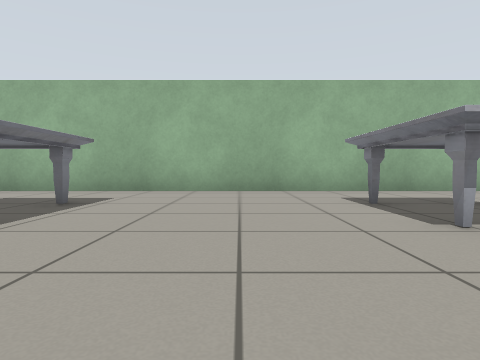
View 1 (above)

16 first-person views from a walk through a world built for the Gazebo simulator. The camera is 0.5 m above the floor, tilts 2° down and sees 75° across. The floor is counted in squares, 1 m on a side. Each view is taken from the middle of a square. On the plan, view 1 faces up. The plan holds only what a view shows up to about 9 squares ahead; the rest is blank.

View 2
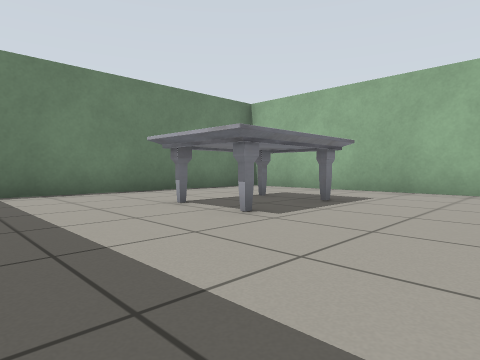

View 3
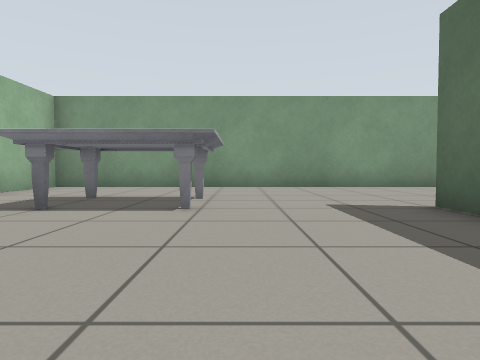

View 4
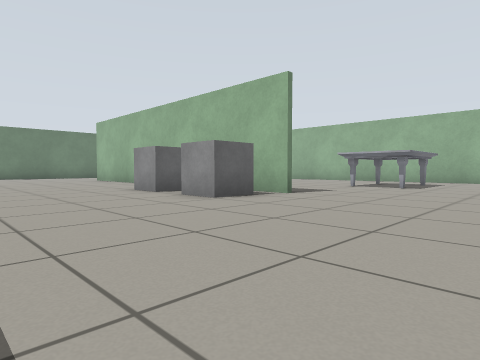

View 5
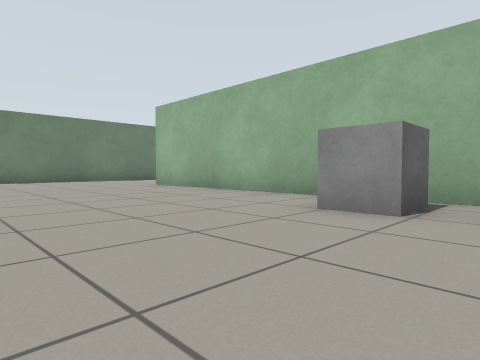

View 6
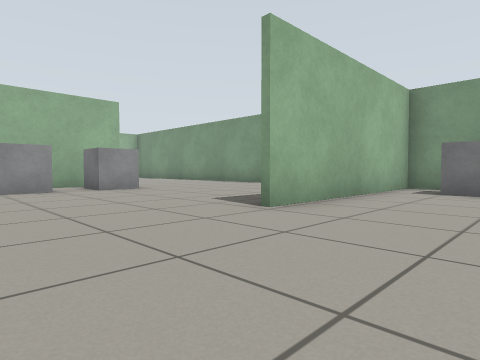

View 7
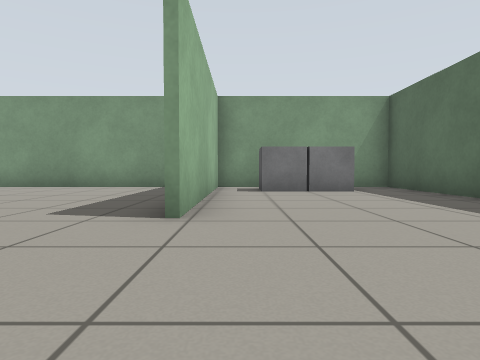

View 8
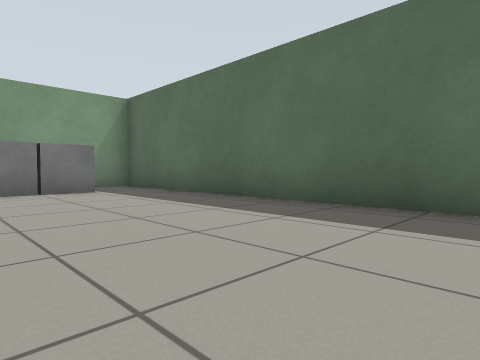

View 9
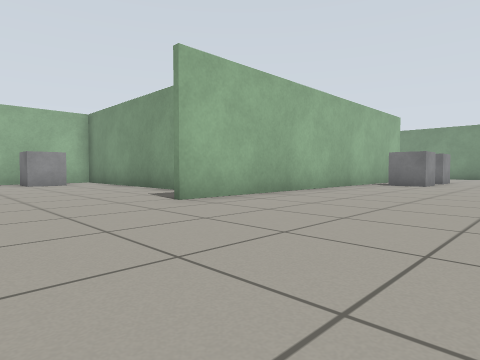

View 10
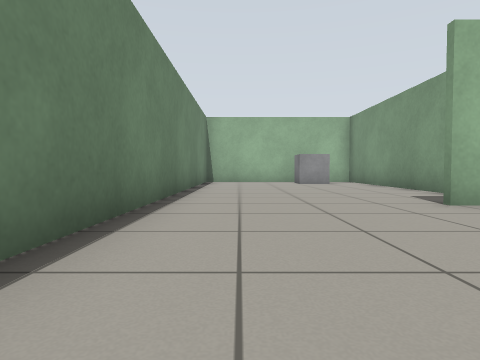

View 11
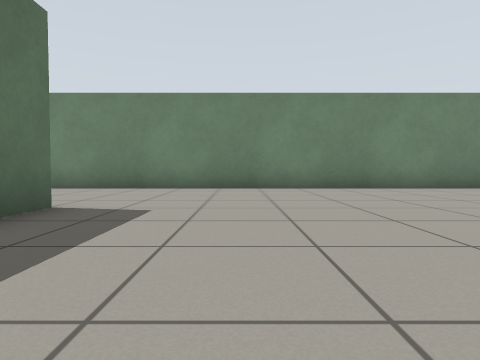

View 12
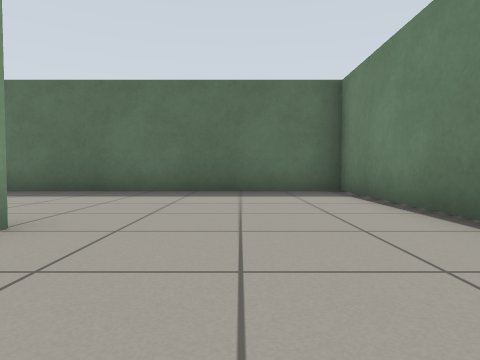

View 13
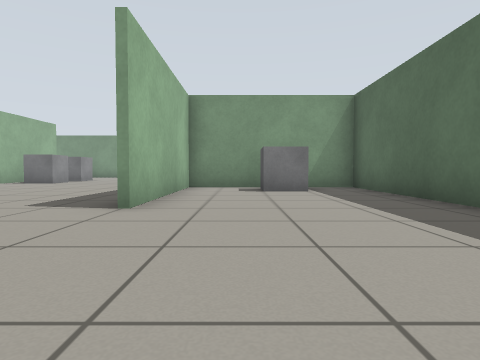

View 14
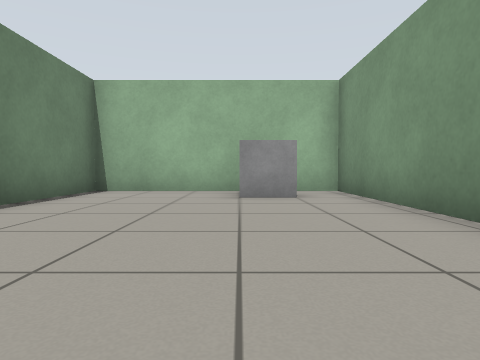

View 15
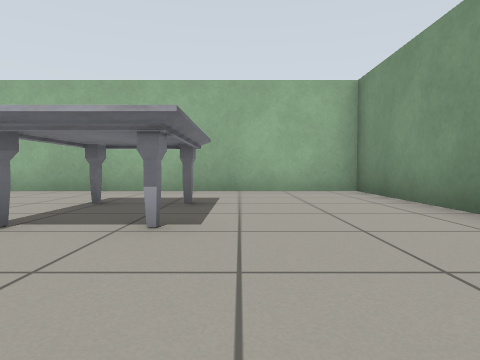

View 16
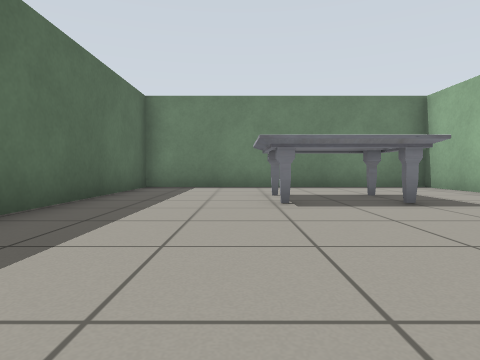

### Floor plan
Points are (right, up) in squares from view 1. A wall is a line through its corners. A room is listed if a view was taken in it or the views show most of it. See-through windows are left out.
Room 1 (views 1, 2, 3, 4, 5, 6, 7, 8, 9, 10, 11, 12, 13, 14, 15, 16)
walls: (1.3, -0.6) (2.3, -0.6); (-6.8, 1.4) (-6.8, 7.1) (-12.3, 7.1) (-12.3, -12.1) (-3.5, -12.1) (-3.5, -7.6) (-8.1, -7.6); (2.1, -0.7) (-8.1, -0.7); (-8.1, -7.4) (-7.1, -7.4); (-1.5, -12.1) (6.7, -12.1) (6.7, -7.4) (1.1, -7.4); (6.7, -6) (6.7, 7.1) (-6.6, 7.1) (-6.6, -0.6) (-1.2, -0.6)
objects: grey box (-9, 6) to (-8, 6); grey box (-5, -10) to (-4, -10); marble table (-4, 3) to (-3, 5); grey box (-1, -2) to (0, -2); grey box (1, -2) to (2, -2); marble table (2, 3) to (3, 5); grey box (5, -10) to (6, -10); grey box (5, -9) to (6, -9)

Where each view was taken, in squares from view 1:
view 1: 0 up, 0 right, facing up
view 2: 0 up, 0 right, facing up-left
view 3: 2 up, 2 left, facing right
view 4: 6 down, 6 right, facing up-left
view 5: 6 down, 1 right, facing up-left
view 6: 10 down, 2 left, facing up-right
view 7: 8 down, 2 left, facing right
view 8: 8 down, 2 left, facing down-right
view 9: 5 down, 11 left, facing up-right
view 10: 5 down, 11 left, facing up
view 11: 5 down, 4 left, facing left
view 12: 5 down, 10 left, facing down
view 13: 9 down, 12 left, facing right
view 14: 0 up, 9 left, facing up
view 15: 0 up, 4 right, facing up
view 16: 2 up, 2 right, facing left
